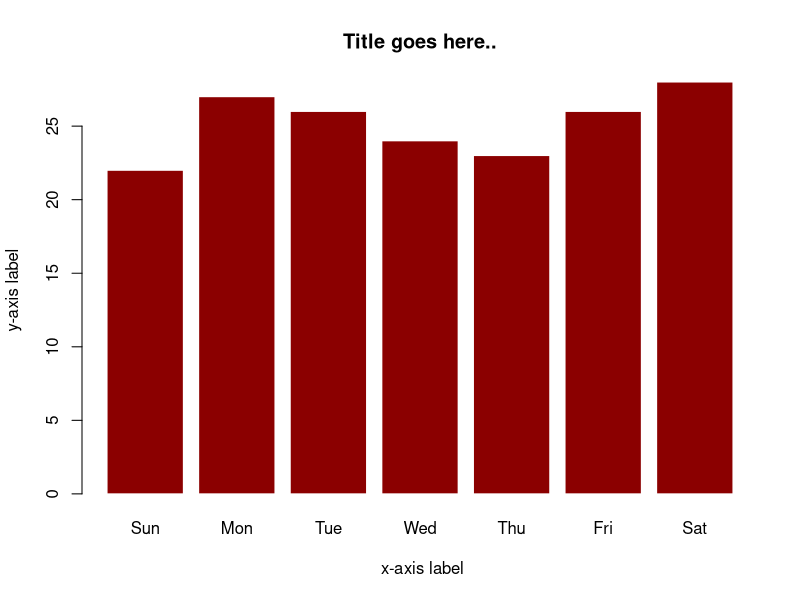

Source code (R): (Note: this script raises an error after producing the figure.)
# bars

# > single bars

# 1. barplot() fn
sequence_of_things <- c(22, 27, 26, 24, 23, 26, 28)

barplot(sequence_of_things,
        main = "Title goes here..",
        xlab = " x-axis label",
        ylab = "y-axis label",
        names.arg = c("Sun", "Mon", "Tue", "Wed", "Thu", "Fri", "Sat"),
        col = "darkred",
        border="white",
        horiz = FALSE)

# 2. ggplot

# geom bar vs geom col

# The key difference is how they aggregate the data by default.

# For geom_bar(), the default behavior is to count the rows for each x value. 
#It doesn't expect a y-value, since it's going to count that up itself -- in fact, 
#it will flag a warning if you give it one, since it thinks you're confused. 
#How aggregation is to be performed is specified as an argument to geom_bar(), 
#which is stat = "count" for the default value.

# If you explicitly say stat = "identity" in geom_bar(), 
#you're telling ggplot2 to skip the aggregation and that you'll provide the y values. 


#If you have y values, you could use either syntax

ggplot(data=df, aes(x=x, y=y)) +
  geom_bar(stat="identity", color="blue", fill="white", width=0.5)



# grouped bars - use position=position_dodge()
ggplot(data=df, aes(x=x, y=y, fill=group)) +
  geom_bar(stat="identity", position=position_dodge())

# > bar labels - geom_text()
ggplot(data=df, aes(x=x, y=y, fill=group)) +
  geom_bar(stat="identity", position=position_dodge())+
  geom_text(aes(label=len), vjust=1.6, color="white",
            position = position_dodge(0.9), size=3.5)


# stacked bars - get the cumulative sum of the bars first
ggplot(data=df_cumsum, aes(x=x, y=y, fill=group)) +
  geom_bar(stat="identity")+
  geom_text(aes(y=label_ypos, label=xaxislab), vjust=1.6, 
            color="white", size=3.5)


# bar plots with error bars - geom_errorbar() w/ sd window
ggplot(df, aes(x=x, y=, fill=group)) + 
  geom_bar(stat="identity", position=position_dodge()) +
  geom_errorbar(aes(ymin=len-sd, ymax=len+sd), width=.2,
                position=position_dodge(.9))




